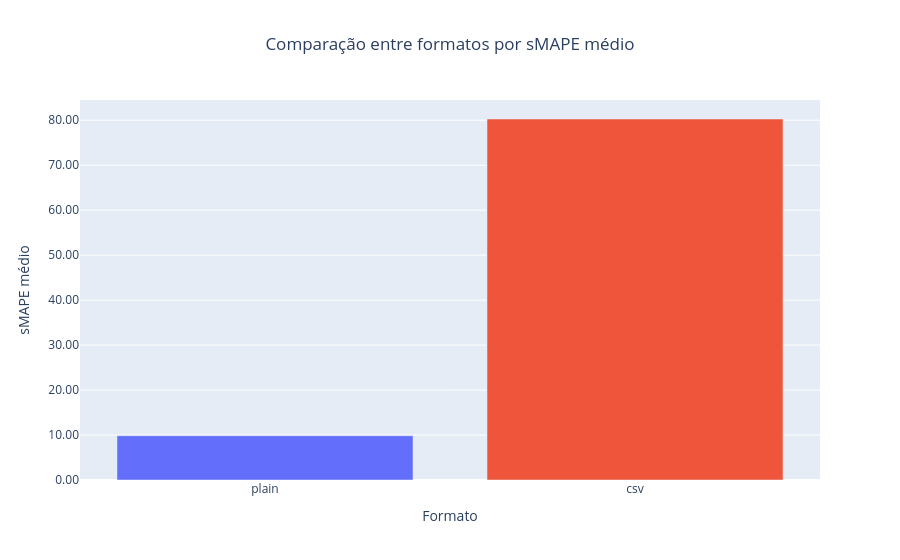

Notebook code for this chart:
### Markdown cell above
# 📊 9. Comparação entre formatos por sMAPE médio

### Code cell
fig = px.bar(
  df.groupby("Formato", as_index=False)["sMAPE"].mean().sort_values("sMAPE"),
  x="Formato", y="sMAPE",
  title="Comparação entre formatos por sMAPE médio",
  labels={"sMAPE": "sMAPE médio"},
  color="Formato"
)
fig.update_layout(showlegend=False, yaxis_tickformat=".2f", title_x=0.5)
fig

### Figure 1 — Plotly figure (JSON) as saved in the notebook; plotly's stock layout.template omitted (floating-point values rounded to 4 significant figures)
{"data": [{"hovertemplate": "Formato=%{x}<br>sMAPE médio=%{y}<extra></extra>", "legendgroup": "plain", "marker": {"color": "#636efa", "pattern": {"shape": ""}}, "name": "plain", "orientation": "v", "showlegend": true, "textposition": "auto", "type": "bar", "x": ["plain"], "xaxis": "x", "y": [9.838], "yaxis": "y"}, {"hovertemplate": "Formato=%{x}<br>sMAPE médio=%{y}<extra></extra>", "legendgroup": "csv", "marker": {"color": "#EF553B", "pattern": {"shape": ""}}, "name": "csv", "orientation": "v", "showlegend": true, "textposition": "auto", "type": "bar", "x": ["csv"], "xaxis": "x", "y": [80.27], "yaxis": "y"}], "layout": {"barmode": "relative", "legend": {"title": {"text": "Formato"}, "tracegroupgap": 0}, "showlegend": false, "title": {"text": "Comparação entre formatos por sMAPE médio", "x": 0.5}, "xaxis": {"anchor": "y", "categoryarray": ["plain", "csv"], "categoryorder": "array", "domain": [0, 1], "title": {"text": "Formato"}}, "yaxis": {"anchor": "x", "domain": [0, 1], "tickformat": ".2f", "title": {"text": "sMAPE médio"}}}}
